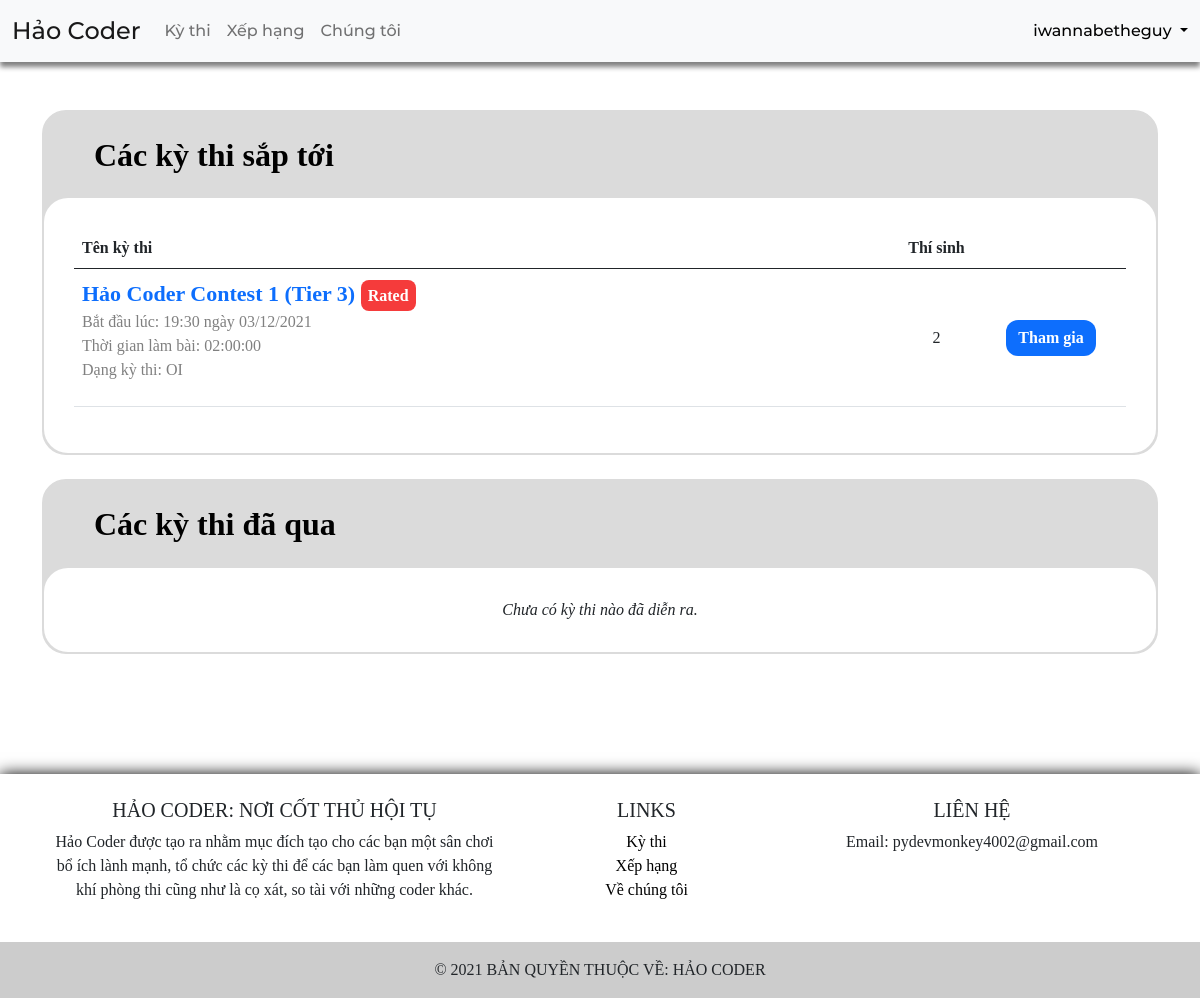
/contest/ (signed in), run on the app's committed database.
### contest/models.py (models this page shows, shortened)
class Contest(models.Model):
	contest_id = models.CharField(max_length=100, default='', primary_key=True)
	contest_title = models.CharField(max_length=500, default='')
	contest_description = MartorField(default='')
	contest_format = models.CharField(max_length=100, default='OI', choices=CONTEST_FORMAT)
	contest_rating_range = models.CharField(max_length=50, default='0-5000')
	contestant_count = models.IntegerField(default=0)
	contest_created = models.DateTimeField(auto_now_add=True, blank=True)
	contest_schedule = models.DateTimeField(default=datetime.now)
	contest_long = models.CharField(max_length=20, default="01:00:00")
	contest_current_long = models.CharField(max_length=20, default="01:00:00")
	contest_status = models.CharField(max_length=50, default="SCHEDULE", choices=CONTEST_STATUS)
	contest_rated = models.BooleanField(default=True)

### contest/views.py (the view, shortened to what this page needs)
# urls.py: path('contest/', views.contest_page, name='contest page'),
def contest_page(req, id=None):
	user_registered = False
	contest = Contest.objects.filter(contest_status="RUNNING") | Contest.objects.filter(contest_status="SCHEDULE")
	contest = contest.order_by('-contest_created')
	archived = Contest.objects.filter(contest_status="ARCHIVED").order_by('-contest_created')
	return render(req, 'pages/contest/contest.html', {"contest": contest, "archived": archived})

### templates/pages/contest/contest.html (shortened to what this page needs)
{% extends 'pages/base.html' %}
{% block content %}
{% load static %}
<link rel="stylesheet" type="text/css" href="{% static 'css/hcbadge.css' %}">
<link rel="stylesheet" type="text/css" href="{% static 'css/hccolor.css' %}">
<div class="container">
	<div class="row justify-content-lg-center">
		<div class="col-12">
			<div style="border-radius: 24px; border: 2px solid #dbdbdb; background-color: #dbdbdb;">
				<br><h2 style="font-weight: bold; color: black; margin: 0px 50px;">Các kỳ thi sắp tới</h2><br>
				<div class="table-responsive" style="border: none; padding: 30px; border-radius: 24px; background-color: white;">
					{% if contest %}
					<table class="table">
						<thead>
							<tr>
								<th scope="col">Tên kỳ thi</th>
								<th scope="col" style="text-align: center; width: 79px;">Thí sinh</th>
								<th scope="col" style="width: 150px;"></th>
							</tr>
						</thead>
						<tbody>
							{% for con in contest %}
							<tr>
								<td scope="row" style="vertical-align: middle;">
									<div>
										<label style="font-weight: bold; font-size: 22px;">
											<a href="/contest/{{ con.contest_id }}/" style="text-decoration: none;">{{ con.contest_title }}</a>
											{% if con.contest_rated %}
											<span class="hc-badge hc-bg-red" style="padding: 7px; font-size: 16px; vertical-align: middle;">Rated</span>
											{% endif %}
										</label>
										<p style="color: gray;">
											Bắt đầu lúc: {{ con.contest_schedule|date:"H:i" }} ngày {{ con.contest_schedule|date:"d/m/Y" }}
											<br>
											Thời gian làm bài: {{ con.contest_long }}
											<br>
											Dạng kỳ thi: {{ con.contest_format }}
										</p>
									</div>
								</td>
								<td scope="row" style="vertical-align: middle; text-align: center;">{{ con.contestant_count }}</td>
								<td scope="row" style="vertical-align: middle; text-align: center;">
									<button id="join-button-{{ forloop.counter }}" type="button" class="btn btn-primary" style=" border: none; border-radius: 12px; font-weight: bold;" >
										{% if con.contest_status == "SCHEDULE" %}
										Tham gia
										{% elif con.contest_status == "RUNNING" %}
										Đang diễn ra<br><span id="{{con.contest_id}}-time-remain"></span>
										{% endif %}
									</button>
								</td>
							</tr>
							{% endfor %}
						</tbody>
					</table>
					{% else %}
					<label style="font-style: italic;">Hiện tại không có kỳ thi nào sắp diễn ra.</label>
					{% endif %}
				</div>
			</div>
		</div>
	</div>
	<br>
	<div class="row justify-content-lg-center">
		<div class="col-12">
			<div style="border-radius: 24px; border: 2px solid #dbdbdb; background-color: #dbdbdb;">
				<br><h2 style="font-weight: bold; margin: 0px 50px; color: black;">Các kỳ thi đã qua</h2><br>
				<div class="table-responsive" style="border: none; padding: 30px; border-radius: 24px; background-color: white;">
					{% if archived %}
					<table class="table">
						<thead>
							<tr>
								<th scope="col">Tên kỳ thi</th>
								<th scope="col" style="text-align: center; width: 79px;">Thí sinh</th>
								<th scope="col" style="width: 150px;"></th>
							</tr>
						</thead>
						<tbody>
							{% for con in archived %}
							<tr>
								<td scope="row" style="vertical-align: middle;">
									<div>
										<label style="font-weight: bold; font-size: 22px;">
											<a href="/contest/{{ con.contest_id }}/" style="text-decoration: none;">{{ con.contest_title }}</a>
											{% if con.contest_rated %}
											<span class="hc-badge hc-bg-red" style="padding: 7px; font-size: 16px; vertical-align: middle;">Rated</span>
											{% endif %}
										</label>
										<p style="color: gray;">
											Đã bắt đầu lúc: {{ con.contest_schedule|date:"H:i" }} ngày {{ con.contest_schedule|date:"d/m/Y" }}
											<br>
											Thời gian làm bài: {{ con.contest_long }}
											<br>
											Dạng kỳ thi: {{ con.contest_format }}
										</p>
									</div>
								</td>
								<td scope="row" style="vertical-align: middle; text-align: center;">{{ con.contestant_count }}</td>
								<td scope="row" style="vertical-align: middle; text-align: center;">
									<button id="join-button-{{ forloop.counter }}" type="button" class="btn btn-primary" style="{% if user_registered %}background-color: red;{% endif %} border: none; border-radius: 12px; font-weight: bold;" disabled>
										Đã kết thúc
									</button>
								</td>
							</tr>
							{% endfor %}
						</tbody>
					</table>
					{% else %}
					<div style="text-align: center;">
						<label style="font-style: italic;">Chưa có kỳ thi nào đã diễn ra.</label>
					</div>
					{% endif %}
				</div>
			</div>
		</div>
	</div>
</div>
{% endblock %}

### templates/pages/base.html (shortened to what this page needs)
<!DOCTYPE html>
<html>
<head>
	<link rel="stylesheet" href="https://cdnjs.cloudflare.com/ajax/libs/font-awesome/6.0.0-beta3/css/all.min.css" />
	{% load static %}
	<link rel="stylesheet" type="text/css" href="{% static 'font/font.css' %}">
	<link rel="stylesheet" type="text/css" href="{% static 'bootstrap/css/bootstrap.min.css' %}">
</head>
<body style="font-family: Montserrat Regular; font-size: 16px;">
<link rel="stylesheet" type="text/css" href="{% static 'css/hcbox.css' %}">
	<nav class="navbar navbar-expand-lg navbar-light bg-light" style="font-family: Montserrat Medium; box-shadow: 0px 5px 5px gray;">
		<div class="container-fluid">
			<a class="navbar-brand" href="/" style="font-size: 24px;">Hảo Coder</a>
			<div class="collapse navbar-collapse" id="navbarSupportedContent">
				<ul class="navbar-nav me-auto mb-2 mb-lg-0">
					<li class="nav-item"><a class="nav-link" href="/contest/">Kỳ thi</a></li>
					<li class="nav-item"><a class="nav-link" href="/ranking/">Xếp hạng</a></li>
					<li class="nav-item"><a class="nav-link" href="#">Chúng tôi</a></li>
				</ul>
			</div>
			<div class="d-flex">
				{% if not user.is_authenticated %}
					<a href="/login/"><button type="button" class="btn btn-primary" style="border-radius: 12px; border: none; height: 40px; width: 120px; border-color: white;">Đăng nhập</button></a>
					&nbsp;&nbsp;&nbsp;
					<a href="/register/"><button type="button" style="border-radius: 12px; border: none; height: 40px; width: 90px; border-color: white; background-color: #d6d6d6;">Đăng ký</button></a>
				{% else %}
					<div class="dropdown">
						<a class="dropdown-toggle" href="#" data-bs-toggle="dropdown" style="text-decoration: none; color: black;">
							<span style="">{{ user.username }}</span>
						</a>
					</div>
				{% endif %}
			</div>
		</div>
	</nav>
	<br><br>
	{% block content %}
	{% endblock %}
	<br><br><br><br><br>
	<section class="" style="box-shadow: 0 0 15px black;">
		<footer class="text-black text-center">
			<div class="container p-4">
				<div class="row">
					<div class="col-lg-5 col-md-12 mb-4 mb-md-0">
						<h5 class="text-uppercase">Hảo Coder: Nơi cốt thủ hội tụ</h5>
						<p>Hảo Coder được tạo ra nhằm mục đích tạo cho các bạn một sân chơi bổ ích lành mạnh, tổ chức các kỳ thi để các bạn làm quen với không khí phòng thi cũng như là cọ xát, so tài với những coder khác.</p>
					</div>
					<div class="col-lg-3 col-md-6 mb-4 mb-md-0">
						<h5 class="text-uppercase">links</h5>
						<ul class="list-unstyled mb-0">
							<li><a href="#" style="text-decoration: none; color: black;">Kỳ thi</a></li>
							<li><a href="#" style="text-decoration: none; color: black;">Xếp hạng</a></li>
							<li><a href="#" style="text-decoration: none; color: black;">Về chúng tôi</a></li>
						</ul>
					</div>
					<div class="col-lg-4 col-md-6 mb-4 mb-md-0">
						<h5 class="text-uppercase">liên hệ</h5>
						<ul class="list-unstyled mb-0">
							<li>Email: pydevmonkey4002@gmail.com</li>
						</ul>
					</div>
				</div>
			</div>
			<div class="text-center p-3 text-uppercase" style="background-color: rgba(0,0,0,0.2);">
				© 2021 Bản quyền thuộc về: Hảo Coder
			</div>
		</footer>
	</section>
</body>
</html>

### static/css/hcbadge.css (style rules this page uses)
.hc-badge { text-align: center; font-weight: bold; padding: 5px; border: none; border-radius: 8px; font-size: 20px; color: white; }

### static/css/hccolor.css (style rules this page uses)
.hc-bg-red { background-color: #f53b3b; }

### data on the page
Contest: contest_title "Hảo Coder Contest 1 (Tier 3)", contest_rated "Rated", contest_schedule "19:30", contest_schedule "03/12/2021", contest_long "02:00:00", contest_format "OI", contestant_count "2", contest_status "Tham gia"

### other printed values
{{ user.username }} "iwannabetheguy"
